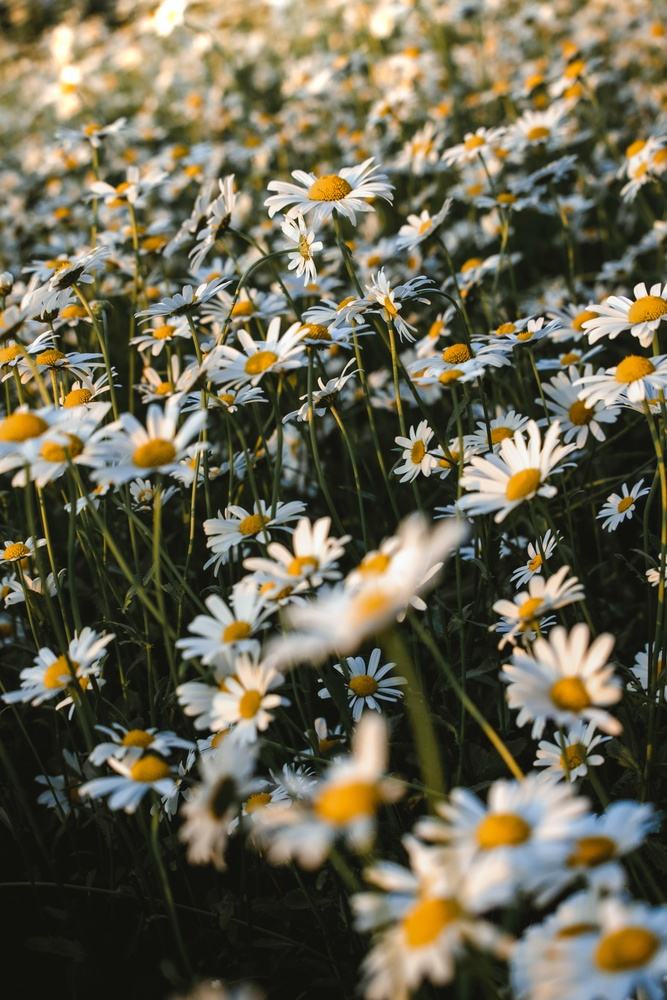
#> input picture flower.jpg, 667 x 1000 px, shrunk from 4160 x 6240 before the run
$ python 'Filter Canny.py'
#> lines starting #> are read from the running program, lines starting #| are printed output that depends on the picture
import cv2
import numpy as np#library numpy
import matplotlib.pyplot as plt#Library Matplotlib

img = cv2.imread('flower.jpg')#Baca gambar sumber
#> img is the input picture: shape (1000, 667, 3); mean B, G, R 80.9, 101.2, 105.8

img_canny = cv2.Canny(img, 100, 200)#untuk menerapkan deteksi tepi menggunakan algoritma Canny pada citra img dengan menggunakan threshold (ambang batas) sebesar 100 dan 200.
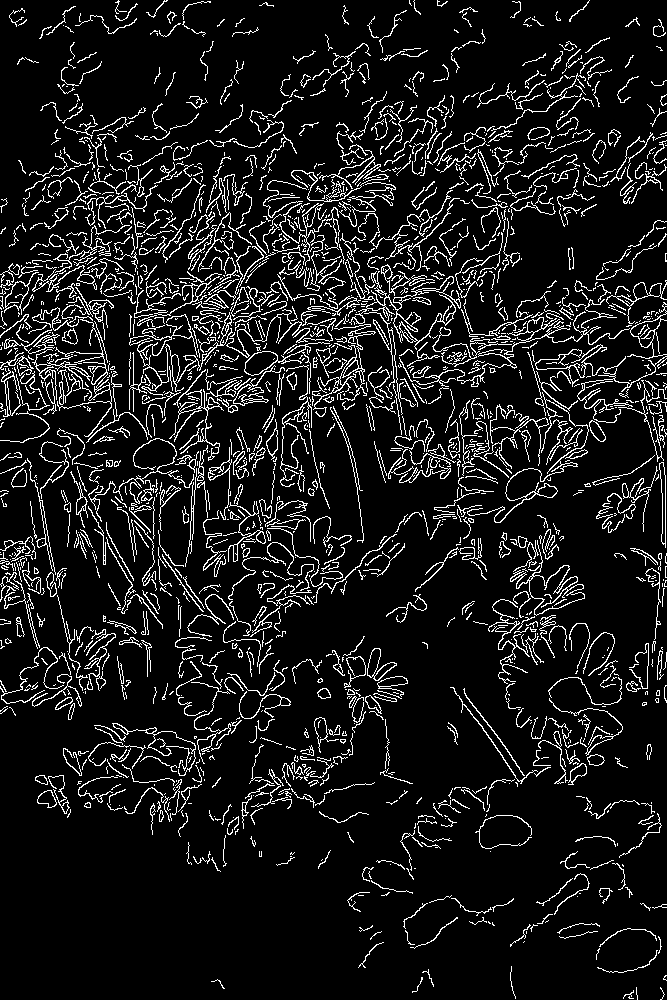
#> img_canny: shape (1000, 667); 9.9% white in thin lines or dots

fig, axes= plt.subplots(2, 2, figsize=(8, 8))#untuk membuat sebuah figure (gambar) yang terdiri dari matriks subplot 2x2 dengan ukuran (lebar, tinggi) sebesar (8, 8) inci.
ax = axes.ravel()#untuk mengubah matriks axes menjadi array satu dimensi dengan menggunakan metode ravel().

ax[0].imshow(img, cmap = 'gray')#untuk menampilkan citra img pada subplot pertama (indeks 0) dari array ax dengan menggunakan peta warna (colormap) 'gray'.
ax[0].set_title("Citra Input")#Menambahkan Judul
ax[1].hist(img.ravel(), bins=256)#untuk menggambar histogram dari citra img pada subplot kedua (indeks 1) dari array ax.
ax[1].set_title("Histogram Citra Input")#Menambahkan Judul

ax[2].imshow(img_canny, cmap = 'gray')#untuk menampilkan citra img pada subplot pertama (indeks 0) dari array ax dengan menggunakan peta warna (colormap) 'gray'.
ax[2].set_title("Citra Output")#Menambahkan Judul
ax[3].hist(img.ravel(), bins=256)#untuk menggambar histogram dari citra img pada subplot kedua (indeks 1) dari array ax.
ax[3].set_title("Histogram Citra Output")#Menambahkan Judul

fig.tight_layout()# untuk secara otomatis mengatur jarak antara subplot dalam sebuah gambar agar lebih rapi dan tidak tumpang tindih.
plt.show()#Menampilkan Citra
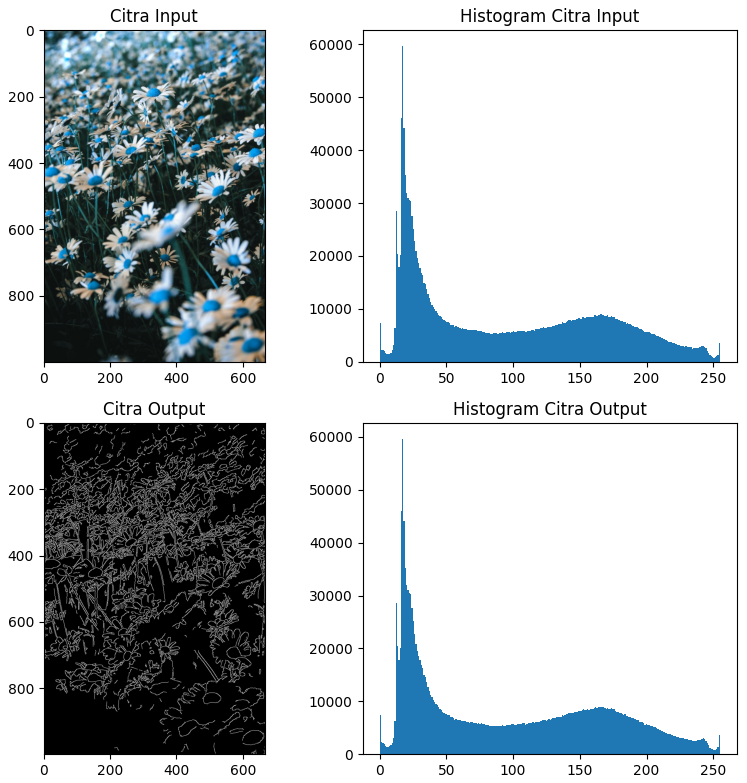
#> figure drawn by matplotlib, 4 panels; B, G, R data is drawn as R, G, B; panel 2: tallest bar 59683 high, from x = 16.93 to 17.93; panel 4: tallest bar 59683 high, from x = 16.93 to 17.93
